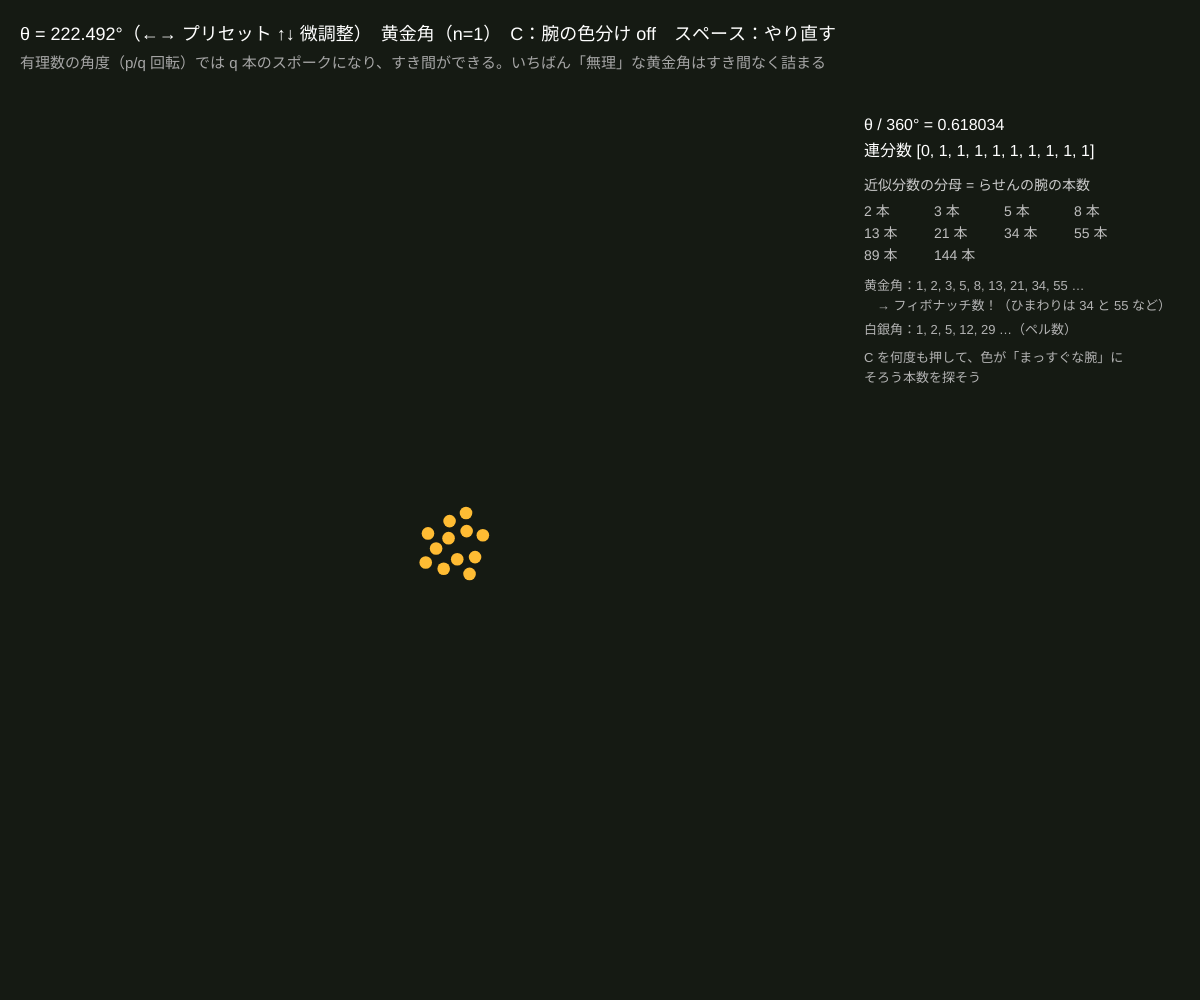
Frame 1 (no input)
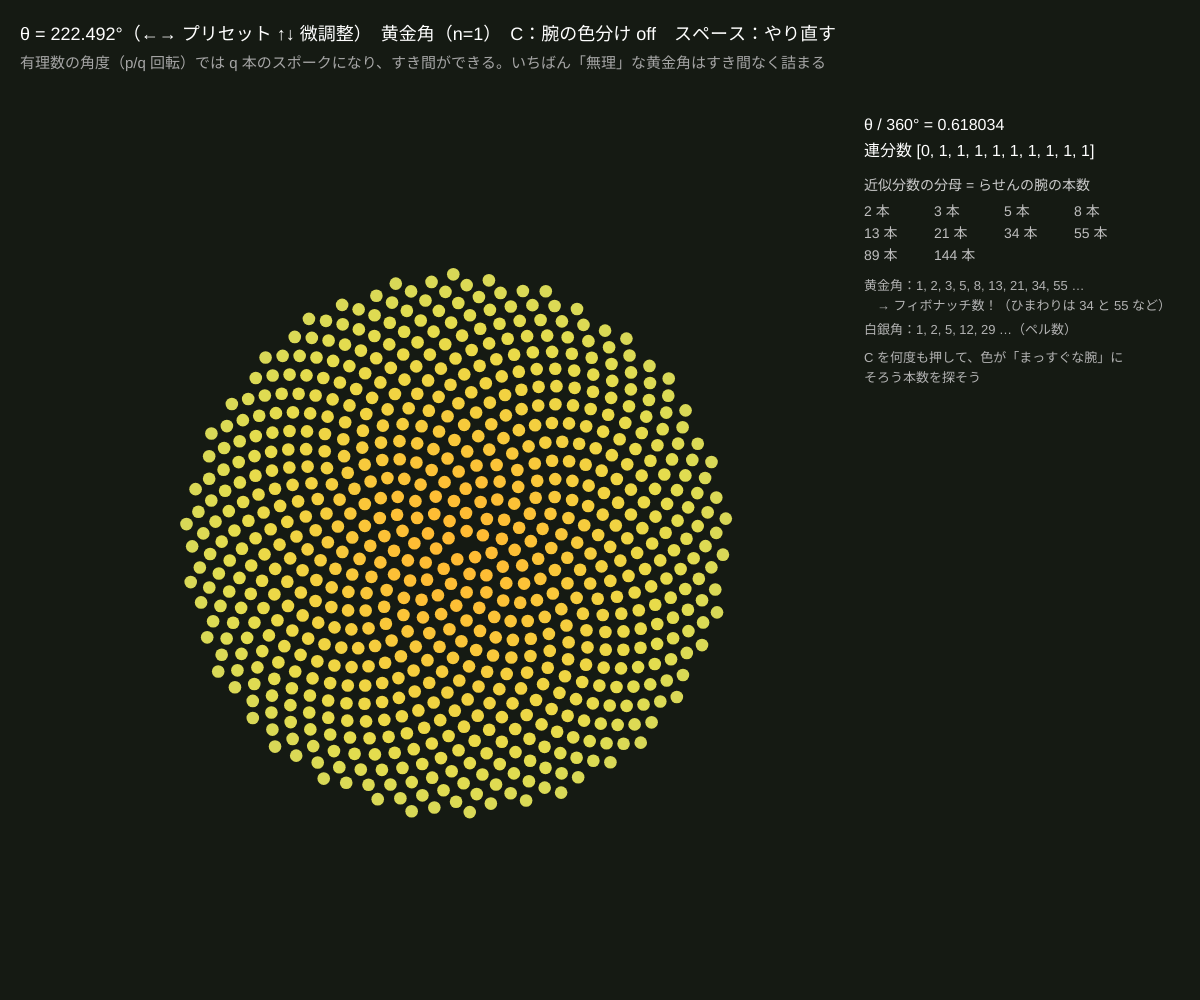
Frame 60 (no input)
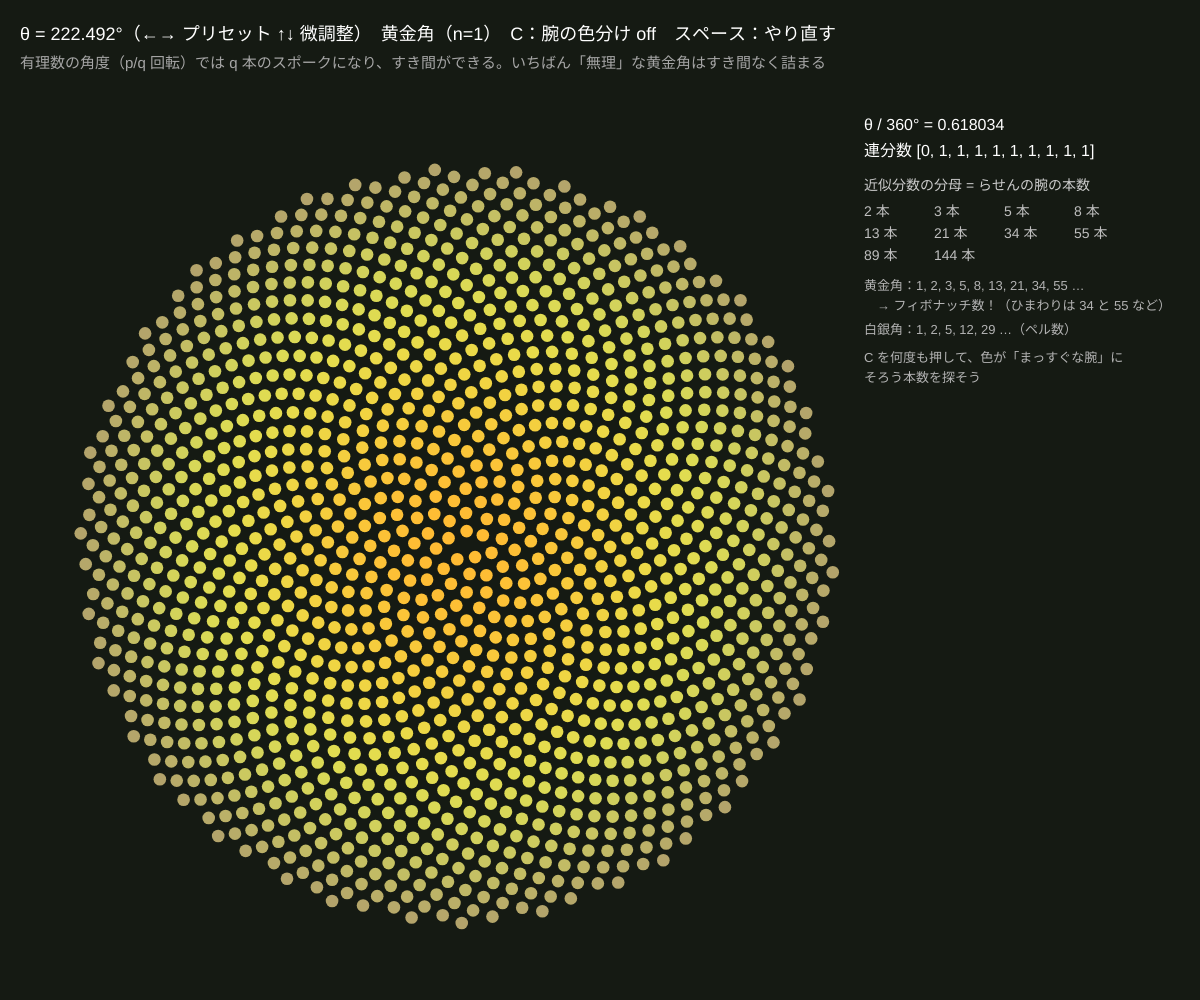
Frame 120 (the mouse pressed at the canvas centre since frame 60)

The p5.js sketch that drew these frames (run headless with seeded random() and noise() and a simulated clock; from frame 60 on, the mouse is pressed at the canvas centre):

// p5.js sketch
// ── sketch.js
// ============================================
// 07 フィロタキシス（葉序）─ ひまわりの種の並び
// i 番目の種を「角度 i·θ、半径 c√i」に置く。θ = 360° × φ（の小数部分）= 360°/φ が黄金角
//   黄金比なら 222.5°（逆回りに見ると 137.5°）。有理数の角度だとスポーク（放射状のすき間）が出る
// ←→ = 角度のプリセット / ↑↓ = 0.05° ずつ微調整 / C = らせんの腕を色分け（本数を切りかえ）/ スペース = 成長をやり直す
// ============================================

let N = 1400;            // ★ 種の数
let c = 0;               // 種の間隔（画面に合わせて決める）
let grown = 0;           // いま何個まで育ったか
let preset = 0;
let theta;               // 角度（度）
let armIdx = -1;         // 色分けに使う分母の番号（-1 = しない）
let presets = [];

function setup() {
  createCanvas(windowWidth, windowHeight);
  colorMode(HSB, 360, 100, 100, 100);
  presets = [
    { name: '黄金角（n=1）', deg: 360 / metallic(1) },
    { name: '白銀角（n=2）', deg: 360 / metallic(2) },
    { name: '青銅角（n=3）', deg: 360 / metallic(3) },
    { name: '有理数 2/5 回転', deg: 144 },
    { name: '有理数 3/8 回転', deg: 135 },
    { name: '有理数 1/3 回転', deg: 120 },
    { name: '黄金角に近い 137.0°', deg: 137.0 },
    { name: 'もっと近い 137.5°', deg: 137.5 },
  ];
  theta = presets[0].deg;
}

function draw() {
  background(100, 25, 10);
  grown = min(N, grown + 12);
  c = min(width * 0.7, height - 110) * 0.45 / sqrt(N);
  let cx = width * 0.38, cy = (height + 90) / 2;
  let dens = convergentDens(theta / 360);
  let q = armIdx >= 0 && dens.length ? dens[armIdx % dens.length] : 0;

  noStroke();
  let th = radians(theta);
  for (let i = 1; i <= grown; i++) {
    let a = i * th, r = c * sqrt(i);
    let x = cx + r * cos(a), y = cy + r * sin(a);
    if (q > 0) fill((i % q) * 360 / q, 70, 95);
    else fill(40 + 20 * sin(i * 0.002), 80 - 40 * i / N, 100 - 30 * i / N);
    circle(x, y, c * 1.25);
  }

  // 文字
  fill(0, 0, 100);
  textSize(18);
  text('θ = ' + nf(theta, 1, 3) + '°（←→ プリセット ↑↓ 微調整）　' + presets[preset].name + '　C：腕の色分け ' + (q ? q + ' 本' : 'off') + '　スペース：やり直す', 20, 40);
  fill(0, 0, 65);
  textSize(15);
  text('有理数の角度（p/q 回転）では q 本のスポークになり、すき間ができる。いちばん「無理」な黄金角はすき間なく詰まる', 20, 68);

  // 右：θ/360 の連分数と、見えるらせんの本数
  let px = width * 0.72, py = 130;
  let cf = contFrac(theta / 360, 10);
  fill(0, 0, 100);
  textSize(16);
  text('θ / 360° = ' + nf(theta / 360, 1, 6), px, py);
  text('連分数 [' + cf.join(', ') + ']', px, py + 26);
  textSize(14);
  fill(0, 0, 80);
  text('近似分数の分母 = らせんの腕の本数', px, py + 60);
  for (let j = 0; j < dens.length; j++) {
    fill(dens[j] === q ? color(50, 90, 100) : color(0, 0, 75));
    text(dens[j] + ' 本', px + (j % 4) * 70, py + 86 + floor(j / 4) * 22);
  }
  fill(0, 0, 70);
  textSize(13);
  let yy = py + 160;
  text('黄金角：1, 2, 3, 5, 8, 13, 21, 34, 55 …', px, yy);
  text('　→ フィボナッチ数！（ひまわりは 34 と 55 など）', px, yy + 20);
  text('白銀角：1, 2, 5, 12, 29 …（ペル数）', px, yy + 44);
  text('C を何度も押して、色が「まっすぐな腕」に', px, yy + 72);
  text('そろう本数を探そう', px, yy + 92);
}

function keyPressed() {
  if (key === RIGHT_ARROW) { preset = (preset + 1) % presets.length; theta = presets[preset].deg; grown = 0; }
  if (key === LEFT_ARROW) { preset = (preset + presets.length - 1) % presets.length; theta = presets[preset].deg; grown = 0; }
  if (key === UP_ARROW) theta += 0.05;
  if (key === DOWN_ARROW) theta -= 0.05;
  if (key === 'c' || key === 'C') armIdx = armIdx >= 9 ? -1 : armIdx + 1;
  if (key === ' ') grown = 0;
}

function windowResized() { resizeCanvas(windowWidth, windowHeight); }

// ---------- やってみよう ----------
// 1. 137.0° と 137.5° と黄金角を見くらべよう。ほんの 0.5° でどこにすき間が出る？
// 2. C で 8・13・21・34 本の腕を順に色分けしよう。中心近くと外側で目立つ本数が変わる
// 3. 種の大きさ（c * 1.25）を i によって変えると、もっとひまわりらしくなる
// 4. 半径を c·√i ではなく c·i にすると？（アルキメデスらせんになり、密度がそろわない）

// ---------- 道具 ----------
function metallic(k) { return (k + Math.sqrt(k * k + 4)) / 2; }
function contFrac(x, m) {
  let a = [];
  for (let i = 0; i < m; i++) {
    let f = Math.floor(x); a.push(f);
    let rest = x - f;
    if (rest < 1e-9) break;
    x = 1 / rest;
  }
  return a;
}
// 近似分数の分母（2 以上 200 以下）
function convergentDens(x) {
  let a = contFrac(x, 12), q0 = 0, q1 = 1, out = [];
  for (let i = 1; i < a.length; i++) {
    let q2 = a[i] * q1 + q0; q0 = q1; q1 = q2;
    if (q2 >= 2 && q2 <= 200 && !out.includes(q2)) out.push(q2);
  }
  return out;
}
